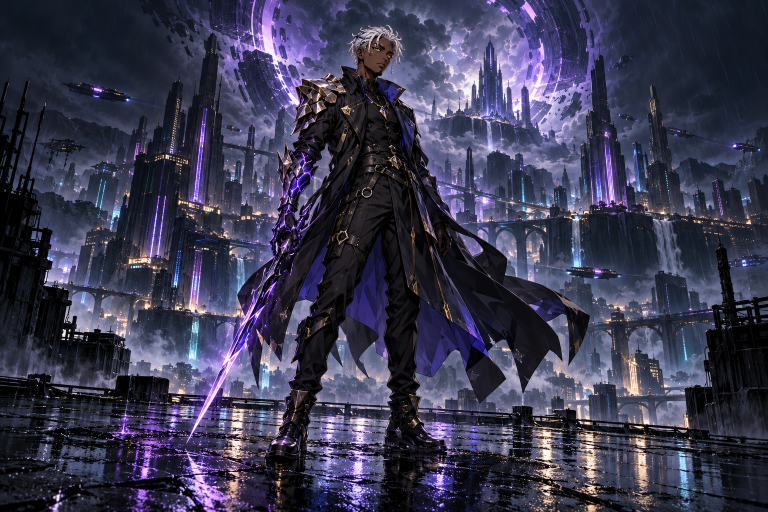
#> input picture assets/echo_key_art.png, 1536 x 1024 px, given in place of far_left.png, which was not available (shown at 1/2 size)
$ python assemble_env_plates.py
#> lines starting #> are read from the running program, lines starting #| are printed output that depends on the picture; pictures that were not available may be replaced by others from this repository, and a replacement may not be noted
#!/usr/bin/env python3
"""Assembles the Episode 1 Neon District plates from the 15 native source panels (reference/source_panels_v2).
Only crop, uniform downscale (never up) and a seam crossfade are used; every operation is written to <plate>.provenance.json.
Usage: python3 tools/assemble_env_plates.py [--out assets/environment/neon_district]"""
import argparse, hashlib, json
from pathlib import Path
import numpy as np
from PIL import Image, ImageFilter
ROOT = Path(__file__).resolve().parent.parent
SRC = ROOT / "assets/environment/neon_district/reference/source_panels_v2"
OV = 240   # default seam crossfade width in delivered px (a plate may set ovs per seam; trims and widths were picked by a search that minimises the visible luminance step across each stitch)
# name: size, scale ("fit" = largest uniform scale <= 1 that keeps every part's artwork inside the plate height), outer-trim bias (share taken from the left), parts
# part = (panel, ops); ops: opaque (alpha 1), clean (alpha >= .94 -> 1), feather=f (top alpha ramp over f of the height), burn=local exposure multiply, trim=(left,right) px after scaling
INSERT_TRACK = dict(file="reference/tram_track_source/tram_track_insert_1230x190.png", sha256="d5b676f4a282e2a63dc507eb40fc322798cccc15ee36183c6e0c19714f520505", at=(862, 278), fade_right=72,
 source="reference/tram_track_source/tram_track_source.png", source_sha256="b5151895424ef7d47e95241e88c41500aaadb2a50604ddc59d3ccec1d4bce3b3", source_dims=(2021, 778), source_crop=(82, 242, 1939, 529), scale=0.66236)
# selected review level "glow -30%, haze sigma 9": peak glow of the foreground mist cut by 30% (soft knee at the 85th luminance percentile so the rest and the wet-floor reflections are untouched),
# the hottest cyan/magenta pulled the same 30% toward grey, and the upper haze band blurred (sigma 9, up to 65% weight, gone by 60% of the strip height; the lower rows stay sharp)
MIST_TONE = dict(glow_cut=0.30, knee_percentile=85, peak_percentile=99.95, haze_sigma=9, haze_weight=0.65, haze_from=0.30, haze_until=0.60)
PLATES = {
 "plate_far":        dict(size=(2550, 720), s="fit", bias=.5, parts=[("far_left", {}), ("far_right", {})]),
 "plate_mid":        dict(size=(2700, 615), s="fit", bias=.5, ovs=[160, 240], parts=[("mid_left", {"trim": (0, 160)}), ("mid_center", {"trim": (60, 20)}), ("mid_right", {"trim": (360, 0)})]),
 "plate_near":       dict(size=(3450, 690), s="fit", bias=.5, ovs=[160, 160], parts=[("near_left", {"trim": (0, 20)}), ("near_center", {"trim": (240, 60)}), ("near_right", {"trim": (120, 0)})]),
 "plate_street":     dict(size=(3750, 630), s=.85, bias=0., ovs=[360, 120], floor_soften=(300, 10), inserts=[INSERT_TRACK], parts=[("street_left", {"clean": 1}), ("street_center", {"opaque": 1, "feather": .3, "trim": (260, 425)}), ("street_right", {"opaque": 1, "feather": .3, "burn": (529, 139, 1051, 509, .55, 50)})]),
 "plate_foreground": dict(size=(4200, 210), s=.75, bias=.5, top_feather=.55, mist_tone=MIST_TONE, ovs=[160, 160], parts=[("foreground_1", {"trim": (0, 20)}), ("foreground_2", {"trim": (0, 220)}), ("foreground_3", {})]),
}
def sha(p): return hashlib.sha256(Path(p).read_bytes()).hexdigest()
def load(name):
#> called with name = 'far_left'
    im = Image.open(SRC / "panels" / (name + ".png")).convert("RGBA")
    return im
def alpha_ops(im, ops):
    a = np.asarray(im).copy(); al = a[..., 3].astype(np.float32) / 255
    if ops.get("opaque"): al[:] = 1.0
    if ops.get("clean"): al = np.where(al >= .94, 1.0, al)
    if ops.get("feather"):
        h = a.shape[0]; t = np.clip(np.arange(h) / (ops["feather"] * h), 0, 1); t = t * t * (3 - 2 * t)
        al = al * t[:, None]
    a[..., 3] = np.round(al * 255).astype(np.uint8)
    if ops.get("burn"):   # local exposure burn (x0, y0, x1, y1, factor, feather_px) in source px: keeps a code-drawn prop slot calm
        x0, y0, x1, y1, k, fe = ops["burn"]; m = np.zeros(a.shape[:2], np.float32); m[y0:y1, x0:x1] = 1
        m = np.asarray(Image.fromarray((m * 255).astype(np.uint8)).filter(ImageFilter.GaussianBlur(fe)), np.float32) / 255
        a[..., :3] = np.round(a[..., :3] * (1 - m * (1 - k))[..., None]).astype(np.uint8)
    return Image.fromarray(a, "RGBA")
def content_h(im):
    rows = np.nonzero((np.asarray(im)[..., 3] > 12).any(axis=1))[0]
    return int(rows[-1] - rows[0] + 1) if len(rows) else 0
def scaled_premult(im, s):
    if s > 1.0: raise SystemExit("refusing to upscale")
    w, h = round(im.width * s), round(im.height * s)
    p = im.convert("RGBa")
    p = p.resize((w, h), Image.LANCZOS) if s < 1.0 else p
    return np.asarray(p).astype(np.float32) / 255        # premultiplied RGBA, 0..1
def assemble(name, cfg):
    ovs = list(cfg.get("ovs") or [cfg.get("ov", OV)] * (len(cfg["parts"]) - 1))     # crossfade width per seam
    W, H = cfg["size"]; srcs = [load(p) for p, _ in cfg["parts"]]
#> call 2 of load, with name = 'far_right'
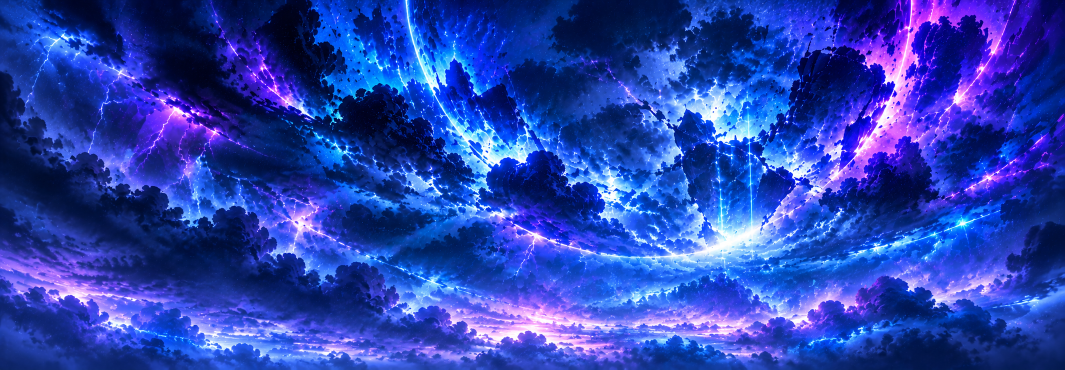
#> input picture assets/environment/neon_district/reference/aether_storm_sky_ORIGINAL_2129x739_REFERENCE_ONLY.png, 2129 x 739 px, given in place of far_right.png, which was not available (shown at 1/2 size)
#> after `srcs = [load(p) for p, _ in cfg['parts']]`: srcs = 2 items
    s = cfg["s"]
    if s == "fit": s = min(1.0, H / max(content_h(im) for im in srcs))
#> s = 0.703
    arrs = []
    for (pn, ops), im in zip(cfg["parts"], srcs):
        arrs.append(scaled_premult(alpha_ops(im, ops), s))
#> this loop made 2 passes
#> (pn, w in scaled_premult) on passes 1 to 2: ('far_left', 1080), ('far_right', 1497)
#> pass 1, in scaled_premult, `p = p.resize((w, h), Image.LANCZOS) if s < 1.0 else p`:
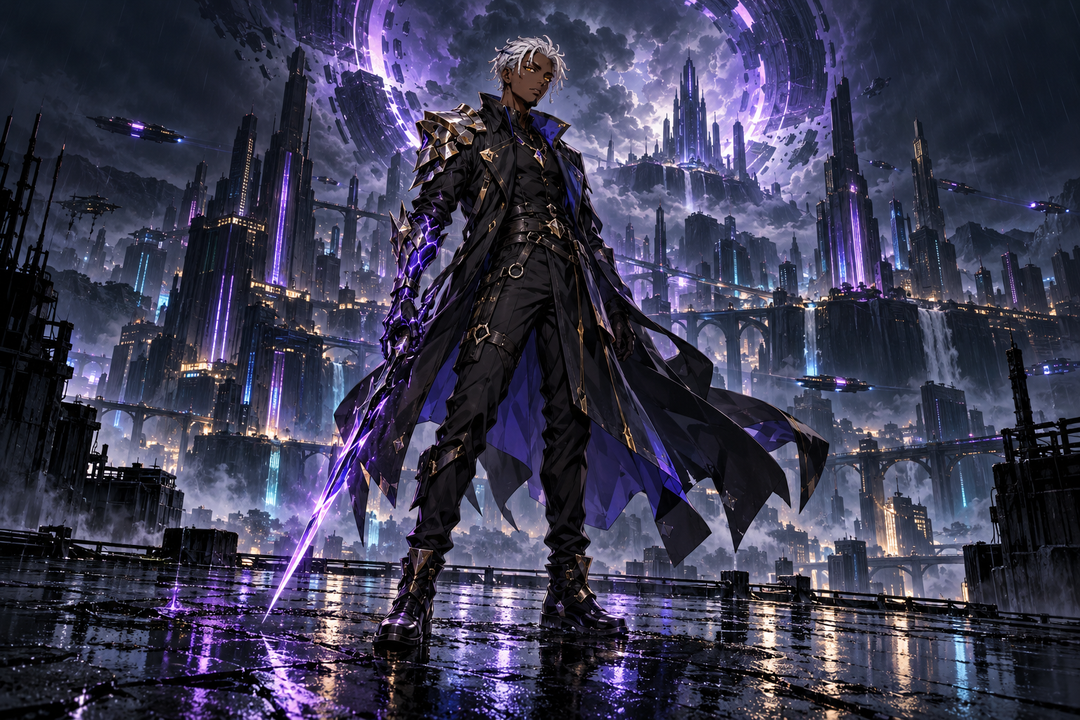
#> p: PIL image 1080x720 RGBa; mean R, G, B, A 58.9, 58, 81.2, 255
#> pass 2, in scaled_premult (call 2), `p = p.resize((w, h), Image.LANCZOS) if s < 1.0 else p`:
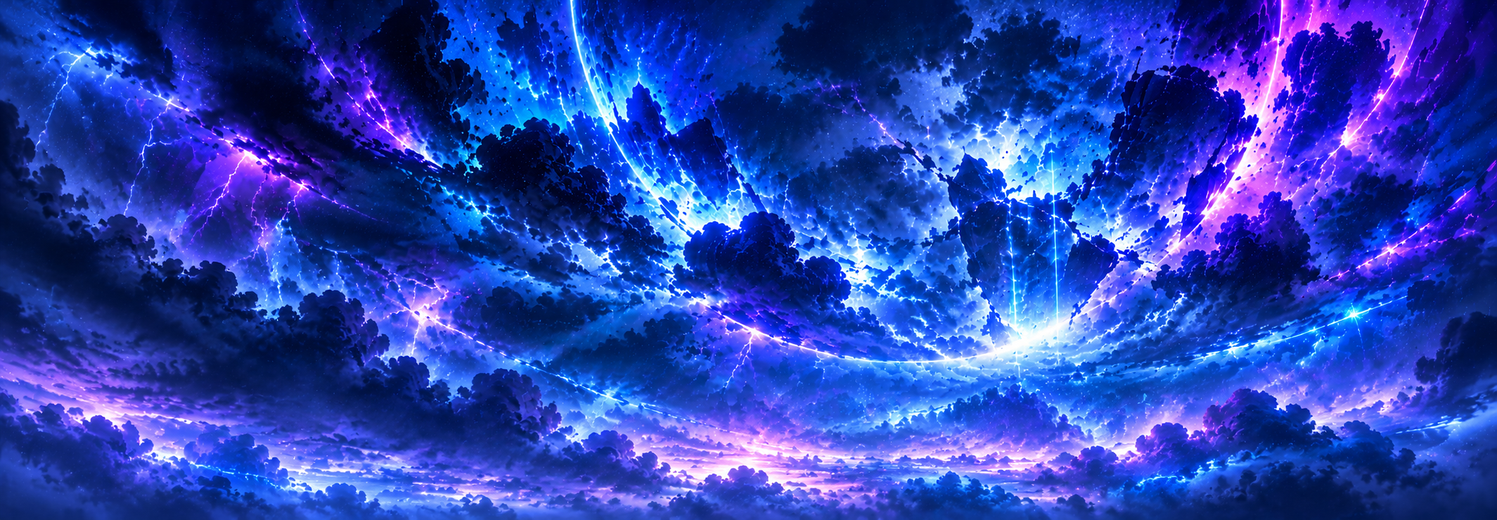
#> p: PIL image 1497x520 RGBa; mean R, G, B, A 42.8, 67, 175.8, 255
#> after the loop, arrs = 2 items
    # vertical: bottom aligned, crop the top / pad with transparent
    vert = []
    for (pn, ops), a in zip(cfg["parts"], arrs):
        h = a.shape[0]
        if h >= H: vert.append((a[h - H:], h - H, 0))          # (array, rows cropped from the top, rows padded on the top)
        else: vert.append((np.concatenate([np.zeros((H - h, a.shape[1], 4), np.float32), a]), 0, H - h))
#> this loop made 2 passes
#> (pn, h) on passes 1 to 2: ('far_left', 720), ('far_right', 520)
#> after the loop, vert = 2 items
    tl = [list(o.get("trim", (0, 0))) for _, o in cfg["parts"]]
    def total():
        e = [v[0].shape[1] - l - r for v, (l, r) in zip(vert, tl)]
#> e = [1080, 1497]
        return e, sum(e) - sum(ovs)
    e, T = total()
#> e = [1080, 1497]; T = 2337
#> (the run stopped early here; a loop or call above may not have finished)
